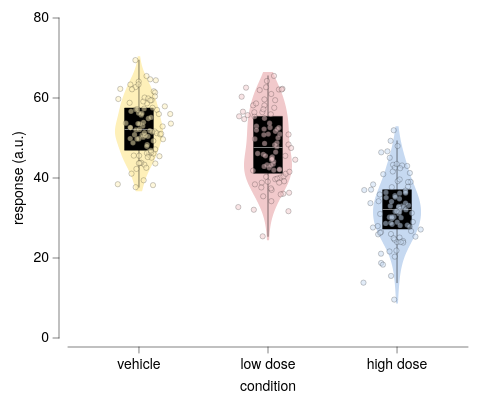

Express this chart as Vega-Lite.
### Vega-Lite specification from a JSON file in a GitHub repository (floating-point values rounded to 4 significant figures; data arrays with more than 128 entries replaced by an {"elided": "..."} marker saying what was removed)
{"background": null, "config": {"arc": {"fill": "#DBDBDB", "fillOpacity": 1.0, "innerRadius": 40.0, "padAngle": 0.03, "stroke": "black", "strokeOpacity": 1, "strokeWidth": 0.25}, "area": {"fill": "#DBDBDB", "fillOpacity": 1.0, "stroke": "black", "strokeOpacity": 1, "strokeWidth": 0.25}, "axis": {"domain": true, "domainCap": "round", "domainColor": "black", "domainWidth": 0.25, "grid": false, "gridCap": "round", "gridColor": "#F1F1F1", "gridDash": [0, 0], "gridOpacity": 1.0, "gridWidth": 0.25, "labelColor": "black", "labelFont": "Helvetica Neue", "labelFontSize": 7, "labelFontStyle": "normal", "labelFontWeight": 400, "offset": 4.5, "ticks": true, "tickCap": "round", "tickColor": "black", "tickRound": false, "tickSize": 3, "tickWidth": 0.25, "titleColor": "black", "titleFont": "Helvetica Neue", "titleFontSize": 7, "titleFontStyle": "normal", "titleFontWeight": 400}, "axisX": {"domain": true, "labelAlign": "center", "labelAngle": 0, "labels": true, "ticks": true, "translate": 0}, "axisY": {"domain": true, "labelAlign": "right", "labelAngle": 0, "labels": true, "ticks": true, "translate": 0}, "axisRight": {"domain": true, "labelAlign": "left", "labelAngle": 0, "labels": true, "ticks": true, "translate": 0}, "axisTop": {"domain": true, "labelAlign": "center", "labelAngle": 0, "labels": true, "ticks": true, "translate": 0}, "axisBand": {"tickOffset": 0}, "bar": {"fill": "#DBDBDB", "fillOpacity": 1.0, "stroke": "black", "strokeOpacity": 1, "strokeWidth": 0.25}, "boxplot": {"size": 14.4, "ticks": {"cornerRadius": 0.25, "fill": "black", "opacity": 1, "size": 7.2, "thickness": 0.25}, "box": {"fillOpacity": 1.0, "stroke": "black", "strokeOpacity": 1, "strokeWidth": 0.25}, "median": {"cornerRadius": 0, "fill": "black", "fillOpacity": 1.0, "opacity": 1, "size": 14.4, "thickness": 0.25}, "rule": {"fill": "black", "fillOpacity": 1.0, "size": 16.0, "stroke": "black", "strokeDash": [0, 0], "strokeOpacity": 1, "strokeWidth": 0.25}, "outliers": {"color": "black", "fill": "black", "fillOpacity": 1.0, "size": 0, "stroke": "black", "strokeOpacity": 1, "strokeWidth": 0.25}}, "circle": {"fill": "black", "fillOpacity": 1.0, "size": 0.8, "stroke": null, "strokeOpacity": 1, "strokeWidth": 0.25}, "errorband": {"band": {"fillOpacity": 0.6, "stroke": null, "strokeWidth": 0.25, "strokeOpacity": 1}, "borders": {"opacity": 0, "strokeOpacity": 0.25, "strokeWidth": 1}}, "errorbar": {"opacity": 1, "rule": {"strokeDash": [0, 0], "strokeWidth": 0.25}, "ticks": {"color": "black", "cornerRadius": 0.125, "opacity": 1, "size": 9.6, "thickness": 0.25}, "thickness": 0.25}, "font": "Helvetica Neue", "geoshape": {"fill": "#DBDBDB", "fillOpacity": 1.0, "stroke": "black", "strokeOpacity": 1, "strokeWidth": 0.25}, "header": {"labelColor": "black", "labelFont": "Helvetica Neue", "labelFontSize": 7, "labelFontStyle": "normal", "labelFontWeight": 400, "titleColor": "black", "titleFont": "Helvetica Neue", "titleFontSize": 7, "titleFontStyle": "normal", "titleFontWeight": 400, "titlePadding": 0}, "legend": {"disable": false, "offset": 4.5, "titlePadding": 4, "labelOffset": 2, "gradientLabelOffset": 2, "gradientLength": 80.0, "gradientThickness": 8.0, "gradientOpacity": 1.0, "gradientStrokeColor": "black", "gradientStrokeWidth": 0.25, "labelColor": "black", "labelFont": "Helvetica Neue", "labelFontSize": 7, "labelFontStyle": "normal", "labelFontWeight": 400, "strokeColor": "black", "strokeWidth": 0, "symbolSize": 42, "symbolStrokeColor": "black", "symbolStrokeWidth": 0.25, "titleColor": "black", "titleFont": "Helvetica Neue", "titleFontSize": 7, "titleFontStyle": "normal", "titleFontWeight": 400}, "line": {"color": "black", "stroke": "black", "strokeCap": "round", "strokeDash": [0, 0], "strokeOpacity": 1, "strokeWidth": 0.375}, "point": {"filled": true, "fill": "#DBDBDB", "fillOpacity": 1.0, "size": 8.0, "stroke": "black", "strokeOpacity": 1, "strokeWidth": 0.25}, "range": {"category": ["#C6D9F1", "#F1C9CB", "#FEF0B9", "#CEE37A", "#7AA8E0", "#E589A3", "#FDDD5D", "#68B961", "#4177B1", "#C35082", "#E5C227", "#438156"], "diverging": {"scheme": ["#C35082", "#CE6D94", "#D989A7", "#E2A4BA", "#EABFCE", "#F1DBE2", "#F6F6F6", "#D7E0EB", "#B9CBE0", "#9BB6D5", "#7DA1C9", "#5F8CBD", "#4177B1"]}, "heatmap": {"scheme": ["#32022B", "#43044D", "#4C196E", "#4D338C", "#484DA6", "#3A68BB", "#1D83CA", "#1D9CCB", "#23B5C9", "#28CDC5", "#4DE0B4", "#91EE9F"]}, "ordinal": {"scheme": ["#F1F1F1", "#DBDBDB", "#C6C6C6", "#B2B2B2", "#9D9D9D", "#898989", "#767676", "#636363", "#515151", "#404040", "#2F2F2F", "#1F1F1F"]}, "ramp": {"scheme": ["#32022B", "#43044D", "#4C196E", "#4D338C", "#484DA6", "#3A68BB", "#1D83CA", "#1D9CCB", "#23B5C9", "#28CDC5", "#4DE0B4", "#91EE9F"]}}, "rule": {"color": "black", "stroke": "black", "strokeCap": "round", "strokeDash": [2, 2], "strokeOpacity": 1, "strokeWidth": 0.25}, "scale": {"bandPaddingInner": 0.1, "bandPaddingOuter": 0.1, "round": false}, "rect": {"fill": "#DBDBDB", "fillOpacity": 1.0, "stroke": "black", "strokeOpacity": 1, "strokeWidth": 0.25}, "square": {"fill": "#DBDBDB", "fillOpacity": 1.0, "size": 16.0, "stroke": "black", "strokeOpacity": 1, "strokeWidth": 0.25}, "text": {"color": "black", "font": "Helvetica Neue", "fontSize": 7, "fontStyle": "normal", "fontWeight": 400}, "tick": {"color": "black", "cornerRadius": 0.125, "opacity": 1.0, "size": 14.4, "thickness": 0.25}, "title": {"anchor": "middle", "frame": "group", "color": "black", "font": "Helvetica Neue", "fontSize": 7, "fontStyle": "normal", "fontWeight": 400, "subtitleColor": "black", "subtitleFont": "Helvetica Neue", "subtitleFontSize": "Helvetica Neue", "subtitleFontStyle": "normal", "subtitleFontWeight": 400}, "trail": {"color": "black", "opacity": 1, "size": 0.375}, "view": {"continuousWidth": 200, "continuousHeight": 160, "discreteWidth": 200, "discreteHeight": 160, "fill": null, "stroke": null, "strokeWidth": 0.25}}, "layer": [{"data": {"name": "data-1df02110b0fa5fab2297747eb757f567"}, "mark": {"type": "line", "fillOpacity": 1.0, "filled": true, "strokeOpacity": 0, "strokeWidth": 0.25}, "encoding": {"color": {"field": "__group", "legend": null, "sort": ["vehicle", "low dose", "high dose"], "title": null, "type": "nominal"}, "order": {"field": "__order", "type": "quantitative"}, "x": {"axis": null, "field": "__x", "scale": {"domain": [0, 200], "padding": 0}, "type": "quantitative"}, "y": {"field": "__y", "title": "response (a.u.)", "type": "quantitative"}}}, {"data": {"name": "data-6bd39c6bd4525748c4c119aba5f817af"}, "mark": {"type": "boxplot", "color": "black", "median": {"fill": "white"}, "rule": {"stroke": "black"}, "ticks": false}, "encoding": {"x": {"axis": {}, "field": "condition", "sort": ["vehicle", "low dose", "high dose"], "title": "condition", "type": "nominal"}, "y": {"field": "response", "title": "response (a.u.)", "type": "quantitative"}}}, {"data": {"name": "data-f83e98781e2507afa0b17ec1cccfea81"}, "mark": {"type": "circle", "opacity": 0.5, "size": 7, "stroke": "black", "strokeWidth": 0.2}, "encoding": {"color": {"field": "condition", "legend": null, "sort": ["vehicle", "low dose", "high dose"], "type": "nominal"}, "x": {"axis": null, "field": "condition", "sort": ["vehicle", "low dose", "high dose"], "type": "nominal"}, "xOffset": {"field": "jx", "scale": {"domain": [-0.5, 0.5]}, "type": "quantitative"}, "y": {"field": "response", "type": "quantitative"}}}], "resolve": {"axis": {"x": "independent"}}, "$schema": "https://vega.github.io/schema/vega-lite/v6.4.1.json", "datasets": {"data-1df02110b0fa5fab2297747eb757f567": {"elided": "1200 records"}, "data-6bd39c6bd4525748c4c119aba5f817af": {"elided": "270 records"}, "data-f83e98781e2507afa0b17ec1cccfea81": {"elided": "270 records"}}}
